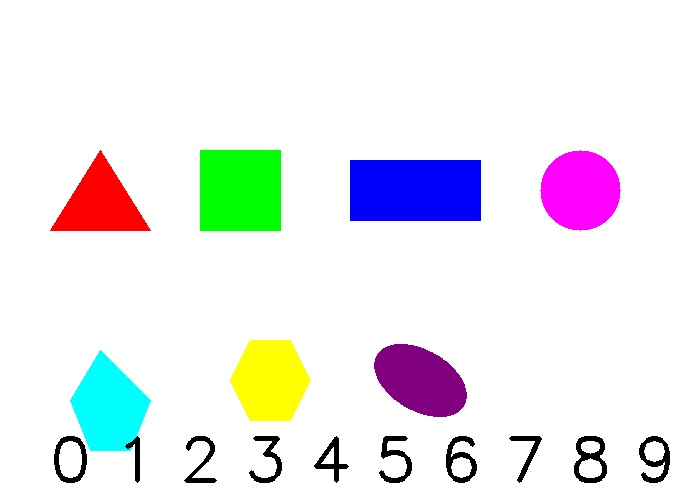
#> input picture test_images/original/images/shape_number_test.jpg, 700 x 500 px
$ python template_generator.py
#> lines starting #> are read from the running program, lines starting #| are printed output that depends on the picture; after the words box and inside, x2 and y2 are one past the last pixel; in counts of white or black regions, pixels touching at a corner belong together
### src/utils.py
"""
公共工具模块
提供图像读取、保存、创建对比图等通用功能
"""

import cv2
import os
import numpy as np


def read_image(path):
    """
    安全读取图片文件（支持中文路径）
    :param path: 图片路径
    :return: BGR格式的numpy数组，读取失败返回None
    """
    if not os.path.exists(path):
        print(f"[错误] 图片不存在: {path}")
        return None
    # 使用numpy读取字节流并通过cv2.imdecode解码，避免中文路径问题
    image = cv2.imdecode(np.fromfile(path, dtype=np.uint8), cv2.IMREAD_COLOR)
#> image is the input picture: shape (500, 700, 3); mean B, G, R 237.8, 235.1, 235
    if image is None:
        print(f"[错误] 无法读取图片: {path}")
        return None
    return image


def save_image(path, image):
    """
    保存图片到指定路径（支持中文路径）
    :param path: 保存路径
    :param image: 要保存的图像
    :return: 是否保存成功
    """
    if image is None:
        print(f"[保存失败] 图像为空: {path}")
        return False
    directory = os.path.dirname(path)
    if directory and not os.path.exists(directory):
        os.makedirs(directory, exist_ok=True)
    # 使用imencode+tofile方式保存，兼容中文路径
    ext = os.path.splitext(path)[1].lower()
    encode_params = [cv2.IMWRITE_JPEG_QUALITY, 95] if ext in ('.jpg', '.jpeg') else []
    success, encoded = cv2.imencode(ext, image, encode_params)
    if success:
        encoded.tofile(path)
        print(f"[保存成功] {path}")
        return True
    else:
        print(f"[保存失败] {path}")
        return False


# [58 lines left out: function create_comparison_image, not called in this run]

### src/task3_shape_digit_recognition/template_generator.py
"""
数字模板生成器
从已知的0-9印刷体数字图片中自动提取模板，保存为本地模板文件
供后续数字识别模块加载使用，提高识别准确率
"""

import cv2
import os
import sys
import numpy as np

sys.path.append(os.path.join(os.path.dirname(__file__), '..', '..'))
from src.utils import read_image, save_image


def extract_digit_templates(image_path, output_dir, digit_region_ratio=0.6):
    """
    从包含0-9印刷体数字的图片中提取模板
    假设数字按0-9顺序从左到右排列在图片下方区域
    :param image_path: 输入图片路径
    :param output_dir: 模板输出目录
    :param digit_region_ratio: 数字区域位于图片下方的比例
    :return: 是否成功提取
    """
    image = read_image(image_path)
    if image is None:
        return False

    gray = cv2.cvtColor(image, cv2.COLOR_BGR2GRAY)
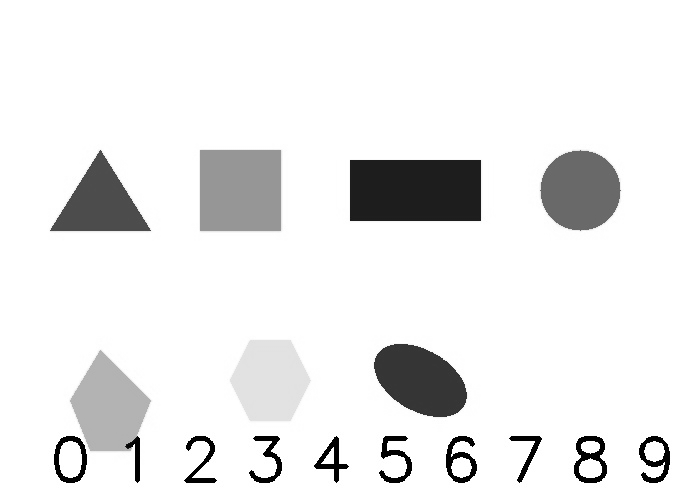
#> gray: shape (500, 700); min 0, max 255, mean 235.4
    h, w = gray.shape
#> h = 500; w = 700
    region_y = int(h * digit_region_ratio)
#> region_y = 300
    digit_region = gray[region_y:h, :]

    # 二值化
    blurred = cv2.GaussianBlur(digit_region, (5, 5), 0)
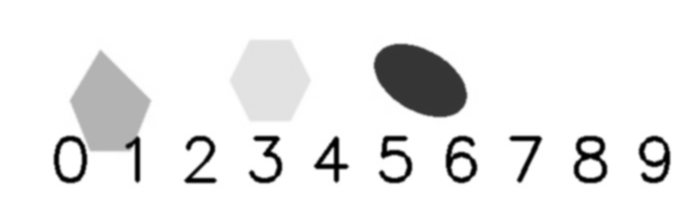
#> blurred: shape (200, 700); min 0, max 255, mean 234.6
    _, binary = cv2.threshold(blurred, 0, 255, cv2.THRESH_BINARY_INV + cv2.THRESH_OTSU)
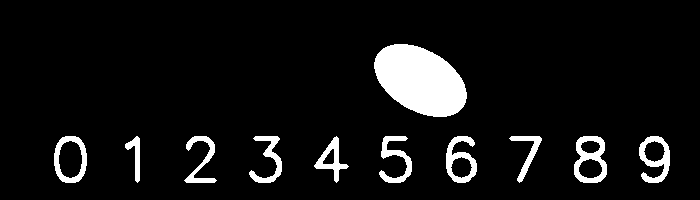
#> binary: shape (200, 700); 7.5% white; 11 white regions, largest, box (x1, y1, x2, y2) and area: (374, 44, 467, 117) 4834, (574, 136, 607, 183) 774, (446, 136, 477, 183) 678

    # 闭运算连接断裂笔画
    kernel = cv2.getStructuringElement(cv2.MORPH_RECT, (5, 5))
    binary = cv2.morphologyEx(binary, cv2.MORPH_CLOSE, kernel, iterations=1)
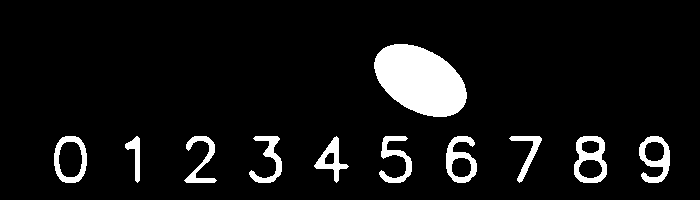
#> binary: shape (200, 700); 7.6% white; 11 white regions

    contours, _ = cv2.findContours(binary, cv2.RETR_EXTERNAL, cv2.CHAIN_APPROX_SIMPLE)
#> contours = 11 contours; largest, box (x1, y1, x2, y2) and area: (374, 44, 467, 117) 4719, (54, 136, 87, 183) 1238, (574, 136, 607, 183) 1233, (639, 136, 670, 183) 922, (446, 136, 477, 183) 922

    # 过滤并排序候选轮廓
    candidates = []
    for cnt in contours:
        area = cv2.contourArea(cnt)
        if area < 80 or area > 3000:
            continue
        x, y, bw, bh = cv2.boundingRect(cnt)
        aspect_ratio = float(bw) / bh
        if not (0.15 <= aspect_ratio <= 1.0):
            continue
        candidates.append((x, cnt, (x, y, bw, bh)))
#> this loop made 11 passes
#> (area, x, bw, aspect_ratio) on passes 1 to 10: (922.5, 639, 31, 0.66), (1233, 574, 33, 0.702), (353, 509, 33, 0.702), (922.5, 446, 31, 0.66), (507, 379, 33, 0.702), (552.5, 314, 35, 0.745), (478.5, 249, 33, 0.702), (436.5, 184, 33, 0.702), (250, 125, 15, 0.319), (1238, 54, 33, 0.702)
#> area on pass 11: 4719
#> after the loop, candidates = 10 items

    # 按x坐标排序
    candidates.sort(key=lambda item: item[0])

    if len(candidates) < 10:
        print(f"[警告] 仅提取到 {len(candidates)} 个数字候选，需要10个")
        return False

    # 取前10个作为0-9模板
    os.makedirs(output_dir, exist_ok=True)
    for i, (_, cnt, (x, y, bw, bh)) in enumerate(candidates[:10]):
        roi = binary[y:y+bh, x:x+bw]
        # 归一化到28x28画布中央
        template = np.zeros((28, 28), dtype=np.uint8)
        scale = min(24.0 / bw, 24.0 / bh)
        new_w, new_h = int(bw * scale), int(bh * scale)
        resized = cv2.resize(roi, (new_w, new_h), interpolation=cv2.INTER_AREA)
        y_off = (28 - new_h) // 2
        x_off = (28 - new_w) // 2
        template[y_off:y_off+new_h, x_off:x_off+new_w] = resized
        save_image(os.path.join(output_dir, f"{i}.png"), template)
        print(f"[模板生成] 数字 {i} 模板已保存")
#> this loop made 10 passes
#> (x, bw, new_w, x_off) on passes 1 to 10: (54, 33, 16, 6), (125, 15, 7, 10), (184, 33, 16, 6), (249, 33, 16, 6), (314, 35, 17, 5), (379, 33, 16, 6), (446, 31, 15, 6), (509, 33, 16, 6), (574, 33, 16, 6), (639, 31, 15, 6)
#> (printed output is left out)
#> pass 1, in extract_digit_templates, `roi = binary[y:y+bh, x:x+bw]`:
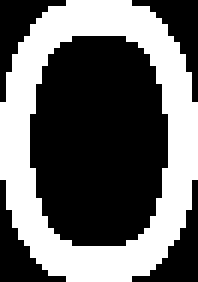
#> roi: shape (47, 33) (shown 6 times larger); 40.4% white; 1 white region, box (x1, y1, x2, y2) and area: (0, 0, 33, 47) 626
#> after the loop:
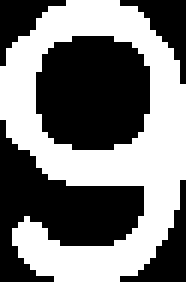
#> roi: shape (47, 31) (shown 6 times larger); 47.7% white; 1 white region, box (x1, y1, x2, y2) and area: (0, 0, 31, 47) 695
#> after the loop:
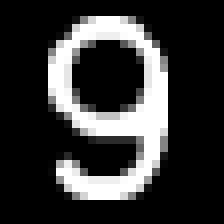
#> template: shape (28, 28) (shown 8 times larger); min 0, max 255, mean 53.5

    return True


if __name__ == "__main__":
    # 基于当前文件位置计算项目根目录，支持从任意目录运行
    project_root = os.path.dirname(os.path.dirname(os.path.dirname(os.path.abspath(__file__))))
    input_image = os.path.join(project_root, "test_images", "original", "images", "shape_number_test.jpg")
    output_dir = os.path.join(project_root, "src", "task3_shape_digit_recognition", "templates")
    extract_digit_templates(input_image, output_dir)
